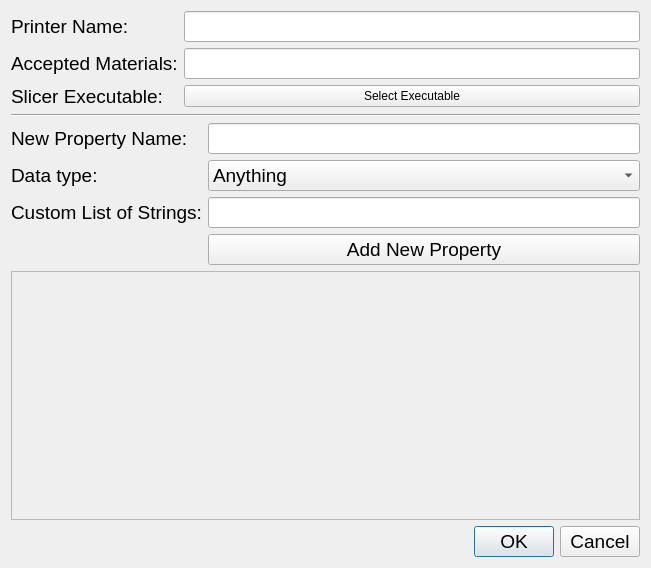
<?xml version="1.0" encoding="UTF-8"?>
<ui version="4.0">
 <class>Dialog</class>
 <widget class="QDialog" name="Dialog">
  <property name="geometry">
   <rect>
    <x>0</x>
    <y>0</y>
    <width>651</width>
    <height>568</height>
   </rect>
  </property>
  <property name="windowTitle">
   <string>Add Printer</string>
  </property>
  <property name="windowIcon">
   <iconset>
    <normaloff>../../../../../../../../../../../../../../figures/logo.ico</normaloff>../../../../../../../../../../../../../../figures/logo.ico</iconset>
  </property>
  <layout class="QHBoxLayout" name="horizontalLayout">
   <item>
    <layout class="QVBoxLayout" name="verticalLayout">
     <item>
      <layout class="QFormLayout" name="formLayout">
       <item row="0" column="0">
        <widget class="QLabel" name="label">
         <property name="font">
          <font>
           <pointsize>14</pointsize>
          </font>
         </property>
         <property name="text">
          <string>Printer Name:</string>
         </property>
         <property name="buddy">
          <cstring>printerNameLineEdit</cstring>
         </property>
        </widget>
       </item>
       <item row="0" column="1">
        <widget class="QLineEdit" name="printerNameLineEdit">
         <property name="font">
          <font>
           <pointsize>14</pointsize>
          </font>
         </property>
        </widget>
       </item>
       <item row="1" column="0">
        <widget class="QLabel" name="label_2">
         <property name="font">
          <font>
           <pointsize>14</pointsize>
          </font>
         </property>
         <property name="text">
          <string>Accepted Materials:</string>
         </property>
         <property name="buddy">
          <cstring>acceptedMaterialsLineEdit</cstring>
         </property>
        </widget>
       </item>
       <item row="1" column="1">
        <widget class="QLineEdit" name="acceptedMaterialsLineEdit">
         <property name="font">
          <font>
           <pointsize>14</pointsize>
          </font>
         </property>
        </widget>
       </item>
       <item row="2" column="0">
        <widget class="QLabel" name="label_3">
         <property name="font">
          <font>
           <pointsize>14</pointsize>
          </font>
         </property>
         <property name="text">
          <string>Slicer Executable:</string>
         </property>
        </widget>
       </item>
       <item row="2" column="1">
        <widget class="SelectFileQPushButton" name="pushButton">
         <property name="text">
          <string>Select Executable</string>
         </property>
        </widget>
       </item>
      </layout>
     </item>
     <item>
      <widget class="Line" name="line_2">
       <property name="font">
        <font>
         <pointsize>14</pointsize>
        </font>
       </property>
       <property name="orientation">
        <enum>Qt::Horizontal</enum>
       </property>
      </widget>
     </item>
     <item>
      <layout class="QFormLayout" name="formLayout_2">
       <item row="0" column="0">
        <widget class="QLabel" name="label_4">
         <property name="font">
          <font>
           <pointsize>14</pointsize>
          </font>
         </property>
         <property name="text">
          <string>New Property Name:</string>
         </property>
         <property name="buddy">
          <cstring>newPropertyNameLineEdit</cstring>
         </property>
        </widget>
       </item>
       <item row="0" column="1">
        <widget class="QLineEdit" name="newPropertyNameLineEdit">
         <property name="font">
          <font>
           <pointsize>14</pointsize>
          </font>
         </property>
        </widget>
       </item>
       <item row="1" column="0">
        <widget class="QLabel" name="label_6">
         <property name="font">
          <font>
           <pointsize>14</pointsize>
          </font>
         </property>
         <property name="text">
          <string>Data type:</string>
         </property>
         <property name="buddy">
          <cstring>dataTypeQComboBox</cstring>
         </property>
        </widget>
       </item>
       <item row="1" column="1">
        <widget class="QComboBox" name="dataTypeQComboBox">
         <property name="font">
          <font>
           <pointsize>14</pointsize>
          </font>
         </property>
         <item>
          <property name="text">
           <string>Anything</string>
          </property>
         </item>
         <item>
          <property name="text">
           <string>Anything Except Nothing</string>
          </property>
         </item>
         <item>
          <property name="text">
           <string>String</string>
          </property>
         </item>
         <item>
          <property name="text">
           <string>Custom List of Strings</string>
          </property>
         </item>
         <item>
          <property name="text">
           <string>Any Integer</string>
          </property>
         </item>
         <item>
          <property name="text">
           <string>Integer &gt; 0</string>
          </property>
         </item>
         <item>
          <property name="text">
           <string>Integer &gt;= 0</string>
          </property>
         </item>
         <item>
          <property name="text">
           <string>Any Decimal Number</string>
          </property>
         </item>
         <item>
          <property name="text">
           <string>Decimal Number &gt; 0</string>
          </property>
         </item>
         <item>
          <property name="text">
           <string>Decimal Number &gt;= 0</string>
          </property>
         </item>
        </widget>
       </item>
       <item row="2" column="0">
        <widget class="QLabel" name="customListLabel">
         <property name="font">
          <font>
           <pointsize>14</pointsize>
          </font>
         </property>
         <property name="toolTip">
          <string>&lt;html&gt;&lt;head/&gt;&lt;body&gt;&lt;p&gt;Seperate by comma's&lt;/p&gt;&lt;p&gt;&lt;br/&gt;&lt;/p&gt;&lt;p&gt;Example: &lt;/p&gt;&lt;p&gt;&lt;br/&gt;&lt;/p&gt;&lt;p&gt;wood, oil, stove, green&lt;/p&gt;&lt;/body&gt;&lt;/html&gt;</string>
         </property>
         <property name="text">
          <string>Custom List of Strings:</string>
         </property>
         <property name="buddy">
          <cstring>customListLineEdit</cstring>
         </property>
        </widget>
       </item>
       <item row="2" column="1">
        <widget class="QLineEdit" name="customListLineEdit">
         <property name="font">
          <font>
           <pointsize>14</pointsize>
          </font>
         </property>
        </widget>
       </item>
       <item row="3" column="0">
        <spacer name="horizontalSpacer">
         <property name="orientation">
          <enum>Qt::Horizontal</enum>
         </property>
         <property name="sizeHint" stdset="0">
          <size>
           <width>40</width>
           <height>20</height>
          </size>
         </property>
        </spacer>
       </item>
       <item row="3" column="1">
        <widget class="QPushButton" name="addPropertyButton">
         <property name="font">
          <font>
           <pointsize>14</pointsize>
          </font>
         </property>
         <property name="text">
          <string>Add New Property</string>
         </property>
        </widget>
       </item>
      </layout>
     </item>
     <item>
      <widget class="QScrollArea" name="scrollArea">
       <property name="font">
        <font>
         <pointsize>14</pointsize>
        </font>
       </property>
       <property name="widgetResizable">
        <bool>true</bool>
       </property>
       <widget class="QWidget" name="scrollAreaWidgetContents">
        <property name="geometry">
         <rect>
          <x>0</x>
          <y>0</y>
          <width>629</width>
          <height>234</height>
         </rect>
        </property>
       </widget>
      </widget>
     </item>
     <item>
      <widget class="QDialogButtonBox" name="buttonBox">
       <property name="font">
        <font>
         <pointsize>14</pointsize>
        </font>
       </property>
       <property name="orientation">
        <enum>Qt::Horizontal</enum>
       </property>
       <property name="standardButtons">
        <set>QDialogButtonBox::Cancel|QDialogButtonBox::Ok</set>
       </property>
      </widget>
     </item>
    </layout>
   </item>
  </layout>
 </widget>
 <customwidgets>
  <customwidget>
   <class>SelectFileQPushButton</class>
   <extends>QPushButton</extends>
   <header>button.h</header>
  </customwidget>
 </customwidgets>
 <tabstops>
  <tabstop>printerNameLineEdit</tabstop>
  <tabstop>acceptedMaterialsLineEdit</tabstop>
  <tabstop>newPropertyNameLineEdit</tabstop>
  <tabstop>dataTypeQComboBox</tabstop>
  <tabstop>customListLineEdit</tabstop>
  <tabstop>addPropertyButton</tabstop>
  <tabstop>scrollArea</tabstop>
 </tabstops>
 <resources/>
 <connections>
  <connection>
   <sender>buttonBox</sender>
   <signal>rejected()</signal>
   <receiver>Dialog</receiver>
   <slot>reject()</slot>
   <hints>
    <hint type="sourcelabel">
     <x>296</x>
     <y>552</y>
    </hint>
    <hint type="destinationlabel">
     <x>286</x>
     <y>274</y>
    </hint>
   </hints>
  </connection>
 </connections>
</ui>
